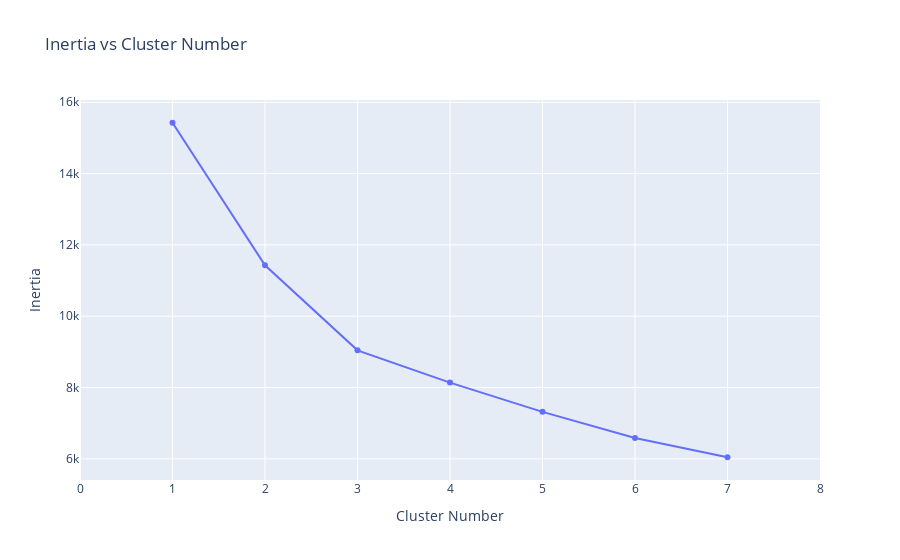

The cell this chart's notebook holds for it:
### Code cell
from sklearn.cluster import KMeans
from sklearn.preprocessing import MinMaxScaler
import plotly.graph_objects as go
import numpy as np
scaler = MinMaxScaler()
scaler.fit(x_ones)
X=scaler.transform(x_ones)
inertia = []
for i in range(1,8):
    kmeans = KMeans(
        n_clusters=i, init="k-means++",
        n_init=10,
        tol=1e-04, random_state=42
    )
    kmeans.fit(X)
    inertia.append(kmeans.inertia_)
fig = go.Figure(data=go.Scatter(x=np.arange(1,8),y=inertia))
fig.update_layout(title="Inertia vs Cluster Number",xaxis=dict(range=[0,8],title="Cluster Number"),
                  yaxis={'title':'Inertia'},
                 annotations=[
    ])

### Figure 1 — Plotly figure (JSON) as saved in the notebook; plotly's stock layout.template omitted (floating-point values rounded to 4 significant figures)
{"data": [{"type": "scatter", "x": [1, 2, 3, 4, 5, 6, 7], "y": [15430.0, 11430.0, 9044.0, 8139.0, 7319.0, 6585.0, 6046.0]}], "layout": {"title": {"text": "Inertia vs Cluster Number"}, "xaxis": {"range": [0, 8], "title": {"text": "Cluster Number"}}, "yaxis": {"title": {"text": "Inertia"}}}}
